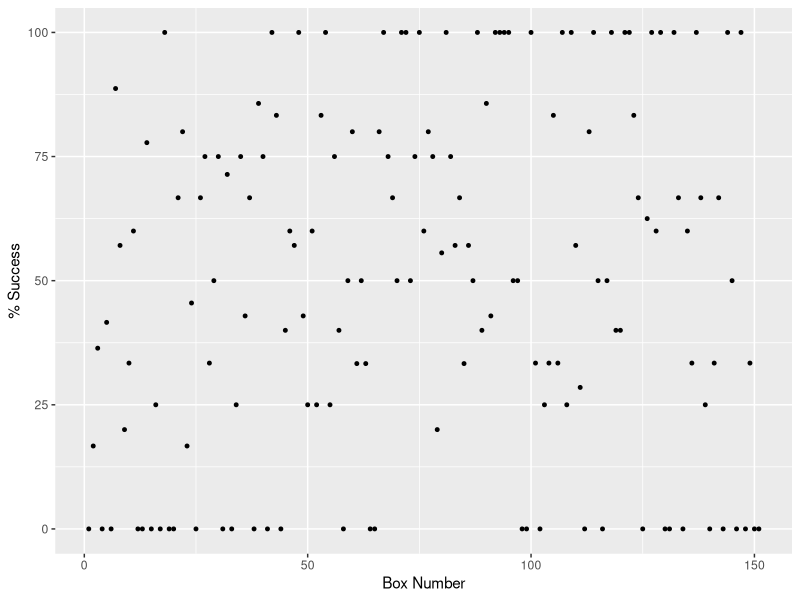
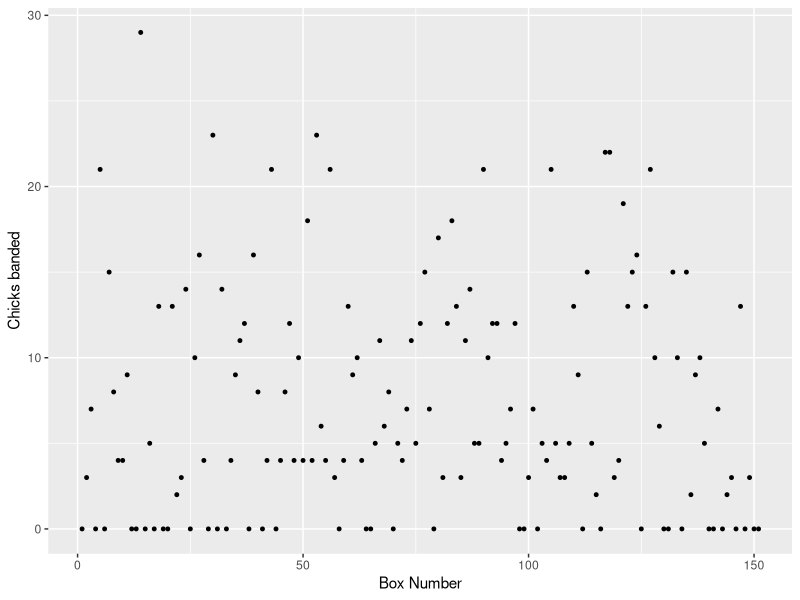
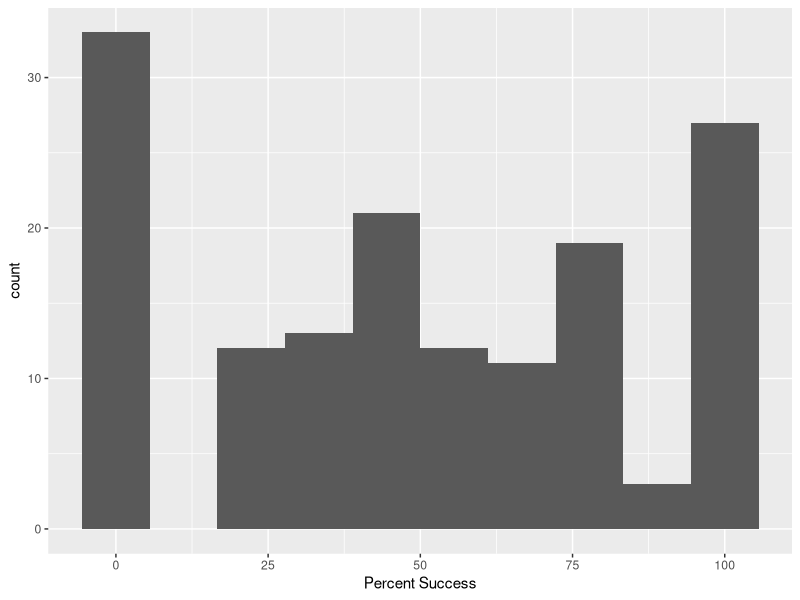

Recreate these plots in R, in order.
## ---- chunk 1
rm(list = ls())
library(dplyr)
library(ggplot2)
library(here)
## ---- chunk 2
kestrels <- read.csv(here("Data", "AMKE DATA TABLE 1.csv"))
## ---- chunk 3
summary(kestrels)
## ---- chunk 4
ggplot(kestrels, aes(x = BOX, y = X.Successful)) + geom_point(size =1)+
xlab("Box Number") +
ylab("% Success")
## ---- chunk 5
ggplot(kestrels, aes(x = BOX, y = Num_Chicks_Banded)) + geom_point(size =1)+
xlab("Box Number") +
ylab("Chicks banded")
## ---- chunk 6
ggplot(kestrels, aes(x = X.Successful)) + geom_histogram(bins = 10)+
  xlab("Percent Success")
